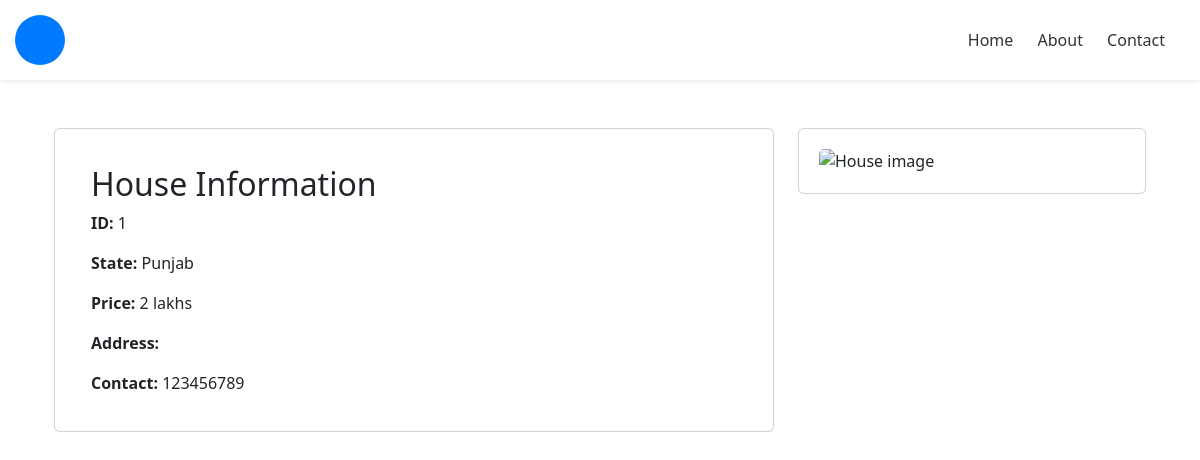
The app's page /house.php?id=1 (signed in), older data.
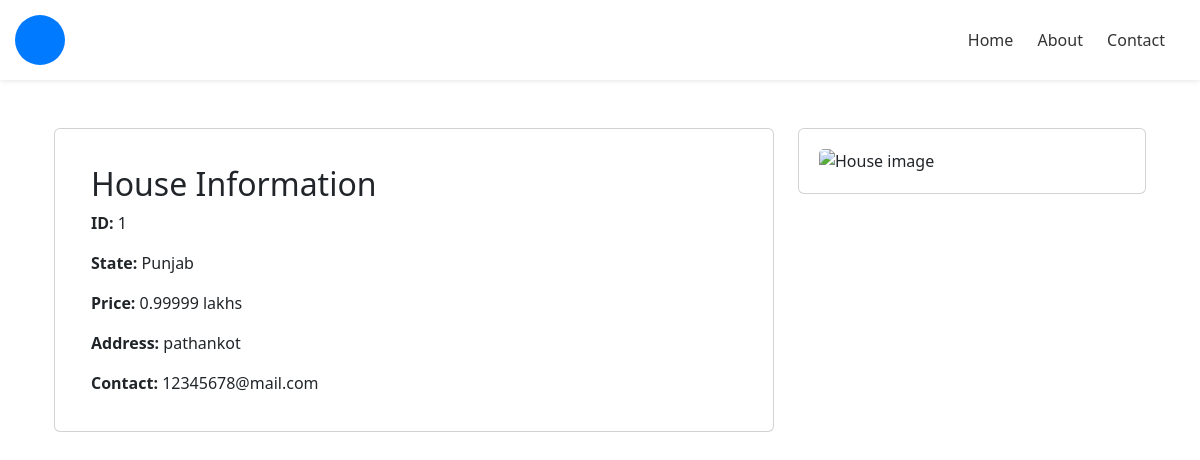
The same page, newer data.
### tables this page shows
CREATE TABLE `listing` (
  `Id` int(11) NOT NULL,
  `type` varchar(20) NOT NULL,
  `state` text NOT NULL,
  `price` decimal(10,0) NOT NULL,
  `bedrooms` int(11) NOT NULL,
  `bathrooms` int(11) NOT NULL,
  `address` text NOT NULL,
  `contact` text NOT NULL,
  `parking` tinyint(1) NOT NULL,
  `furnished` tinyint(1) NOT NULL,
  `sold` int(11) NOT NULL DEFAULT 0,
  `added_by` text NOT NULL
);

### house.php (the view, shortened to what this page needs)
<!DOCTYPE html>
<html lang="en">
<head>
    <?php include 'components/cdn.php'; ?>
</head>
<body>
    <?php include 'components/nav.php'; ?>
    <?php
    include 'db/mysql.php';
    $id = $_GET['id'];
    $query = "SELECT id, state, price, address, contact FROM listing WHERE id = $id";
    $result = mysqli_query($connect, $query);
    $house = mysqli_fetch_assoc($result);
    ?>
    <div class="container mt-4 p-4">
        <div class="row">
            <div class="col-md-8">
                <div class="card mb-3">
                    <div class="card-body">
                        <h2 class="card-title">House Information</h2>
                        <p class="card-text"><b>ID:</b> <?php echo $house['id']; ?></p>
                        <p class="card-text"><b>State:</b> <?php echo $house['state']; ?></p>
                        <p class="card-text"><b>Price:</b> <?php echo (($house['price']) / 100000) . ' lakhs'; ?></p>
                        <p class="card-text"><b>Address:</b> <?php echo $house['address']; ?></p>
                        <p class="card-text">
                            <b>Contact:</b>
                            <?php
                            if (!isset($_COOKIE['username'])) {
                                echo '<a href="login.php" class="btn">Login To See Contact details</a>';
                            } else {
                                echo $house['contact'];
                            }
                            ?>
                        </p>
                    </div>
                </div>
            </div>
            <div class="col-md-4">
                <div class="card mb-3">
                    <img src="uploads/<?php echo $house['id'] ?>_1.jpg" class="card-img-top" alt="House image">
                </div>
            </div>
        </div>
    </div>
</body>
</html>

Row changes from the older to the newer data that the page shows:
changed listing "Punjab": ($house['price'])/100000 "2" → "0.99999"; address (not shown) → "pathankot"; contact "123456789" → "12345678@mail.com"
